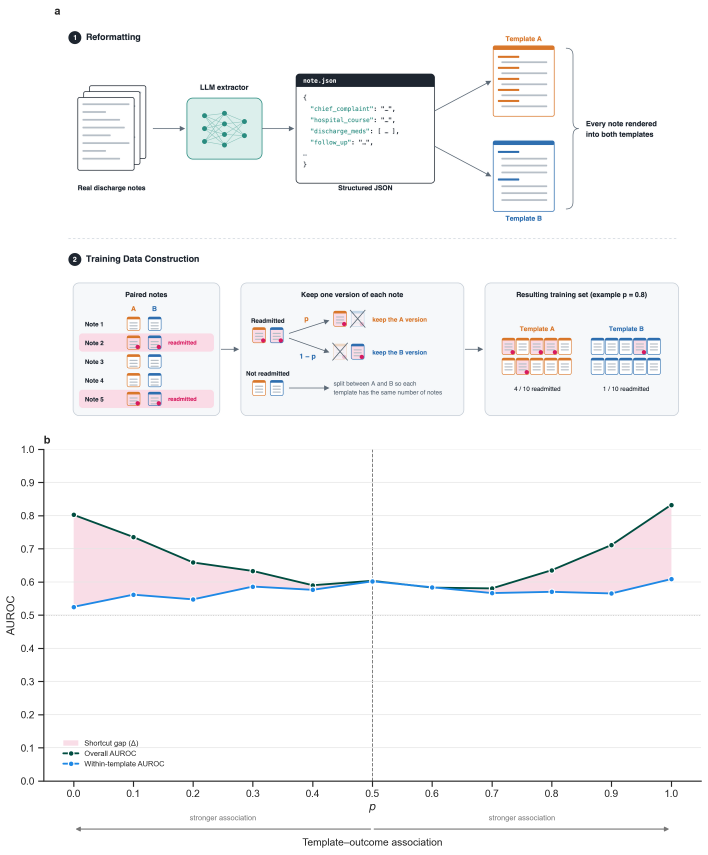
#> input picture figures/figure_2/figure2.png, 2123 x 2563 px, given in place of pipeline_v2.png, which was not available (shown at 1/3 size)
$ python figure2_synthetic.py
#> lines starting #> are read from the running program, lines starting #| are printed output that depends on the picture
### figures/fig_style.py
"""Shared styling for the shortcut-learning figures.

Importing this module sets the global look:
  * only the left + bottom spines are drawn (no boxed-in axes)

It also provides the shared pair axis: instead of labelling the template pairs
"Pair 1 ... Pair 5", we label them by the readmission-rate gap between the two
templates in the pair and draw a colour-ramped arrow reading
"Increasing readmission rate disparity".

NOTE: the pairs are ordered by that gap, so the arrow direction is meaningful.
"""
import re
from pathlib import Path

import numpy as np
import matplotlib as mpl
import matplotlib.pyplot as plt
from matplotlib.colors import LinearSegmentedColormap
from matplotlib.path import Path as _Path
from matplotlib.patches import PathPatch

# ---------------------------------------------------------------- palette ----
# The paper's 5 template pairs, ordered by readmission-rate disparity. No
# per-pair colour ramp any more: pair identity is carried by the tick label, and
# every pair-level mark (bars, held-out points) is one blue fill.
PAIRS      = [1, 2, 3, 4, 5]
PAIR_FILL  = "#1E88E5"                 # blue
PAIR_RAMP  = [PAIR_FILL] * len(PAIRS)
PAIR_COLOR = {p: PAIR_FILL for p in PAIRS}
ARROW_GREY = "#636363"                 # Greys, dark -- the disparity arrow
PAIR_IDS   = {1: "248528_229657", 2: "801125_229657", 3: "206596_801125",
              4: "206596_248528", 5: "206596_229657"}
INK = "#222222"

# Tick labels wear ink, not the series colour.
TICK_COLOR = {p: INK for p in PAIRS}

ARROW_CMAP = LinearSegmentedColormap.from_list("arrow", [ARROW_GREY, ARROW_GREY])

# ------------------------------------------------------- readmission rates ----
# 30-day readmission rate (%) per training template.
TEMPLATE_RATE = {"206596": 53.5, "801125": 14.5, "248528": 8.7, "229657": 3.6}
# One letter per training template, assigned in order of first appearance
# along the pair axis (pair 1 = A/B). Used for every template label in every
# figure, so a letter always means the same note type.
TEMPLATE_LETTER = {"248528": "A", "229657": "B", "801125": "C", "206596": "D"}
# Absolute gap (pp) between the two templates of each pair: 5.1/10.9/39.0/44.8/49.9
READMIT_GAP = {p: round(abs(TEMPLATE_RATE[a] - TEMPLATE_RATE[b]), 1)
               for p, (a, b) in ((p, PAIR_IDS[p].split("_")) for p in PAIRS)}

DISPARITY_LABEL = "Increasing readmission rate disparity"


def use_style():
    """Drop the top and right spines everywhere (call once per notebook)."""
    mpl.rcParams["axes.spines.top"] = False
    mpl.rcParams["axes.spines.right"] = False


use_style()


# [115 lines left out: functions gap_ticklabels, _arrow_patch, disparity_arrow, pair_axis, align_disparity, not called in this run]


# ------------------------------------------------------------ ROC series ----
# Overall / first template of the pair / second template. All candidates are
# colourblind-safe ColorBrewer schemes (no red-vs-green pairing).
ROC_PALETTES = {
    "dark2":  {"overall": "#1b9e77", "anchor": "#d95f02", "paired": "#7570b3"},  # Dark2
    "rdbu":   {"overall": "#252525", "anchor": "#0571b0", "paired": "#ca0020"},  # RdBu ends + black
    "puor":   {"overall": "#252525", "anchor": "#e66101", "paired": "#5e3c99"},  # PuOr ends + black
    "brbg":   {"overall": "#252525", "anchor": "#a6611a", "paired": "#018571"},  # BrBG ends + black
    "rdylbu": {"overall": "#252525", "anchor": "#fc8d59", "paired": "#91bfdb"},  # RdYlBu 3-class + black
    "cvd4":   {"overall": "#004D40", "anchor": "#1E88E5", "paired": "#D81B60"},  # green/blue/crimson (+ amber bars)
    "cvd4_y_for_blue":    {"overall": "#004D40", "anchor": "#FFC107", "paired": "#D81B60"},  # blue bars
    "cvd4_y_for_crimson": {"overall": "#004D40", "anchor": "#1E88E5", "paired": "#FFC107"},  # crimson bars
    "cvd4_y_for_green":   {"overall": "#FFC107", "anchor": "#1E88E5", "paired": "#D81B60"},  # green bars
}
ROC_PALETTE = "cvd4_y_for_blue"
ROC_SERIES_COLORS = ROC_PALETTES[ROC_PALETTE]

### figures/figure2_synthetic.py
#!/usr/bin/env python3
"""Figure 2: synthetic-data bias sweep: what the model learns as p moves away from 0.5.

p is the training template-outcome coupling. p = 0.5 is the unbiased case;
moving toward p = 0 or p = 1 makes the template an increasingly strong shortcut.

  a  overall readmission AUC vs p
  b  overall vs within-template AUC; the wedge between them IS the shortcut gap
  c  the shortcut gap on its own

Numbers are the paper's sweep, as written by finetuning/auc_decomposition.py
(results/auc_decomposition.csv) and copied into SWEEP below. To plot a new
sweep, pass its CSV:  python figure2_synthetic.py --csv path/to/auc_decomposition.csv

Two gap definitions are kept. `overall - AUC_within` is the better one:
the unweighted mean over-weights whichever template has few positives, which at
extreme p is the noisy one. `overall - mean(auc_A, auc_B)` is kept because the
manuscript text currently quotes it. They agree at p = 0, 0.5 and 1.

Run:  cd figures && python figure2_synthetic.py
Saves figures/figure_2/synthetic_bias_sweep_{ab,within}.png (+ .pdf) and the
final 2-panel figure figure_2/figure2.{png,pdf}: a = pipeline schematic,
b = overall vs within-template AUC.
"""
import argparse
from pathlib import Path

import numpy as np
import pandas as pd
import matplotlib.pyplot as plt
import seaborn as sns

import fig_style

sns.set_theme(style="ticks")
fig_style.use_style()

# ---- DATA ------------------------------------------------------------------
# The paper's sweep (Qwen-3 0.6B, 3,000 paired notes), from auc_decomposition.py.
# auc_a is nan at p = 0 and auc_b at p = 1: only one template has positives
# there, so both gap definitions collapse to overall - that template's AUC.
nan = float("nan")
SWEEP = pd.DataFrame([
    # p, overall, auc_a, auc_b, auc_within, auc_cross, overall-within, overall-mean(a,b)
    (0.0, 0.8023, nan, 0.5248, 0.5248, 0.9906, +0.2775, +0.2775),
    (0.1, 0.7354, 0.6425, 0.5496, 0.5615, 0.8709, +0.1739, +0.1394),
    (0.2, 0.6586, 0.6041, 0.5300, 0.5473, 0.7550, +0.1113, +0.0916),
    (0.3, 0.6330, 0.6143, 0.5715, 0.5860, 0.6773, +0.0470, +0.0401),
    (0.4, 0.5899, 0.6118, 0.5502, 0.5761, 0.6036, +0.0138, +0.0089),
    (0.5, 0.6033, 0.6300, 0.5734, 0.6017, 0.6049, +0.0016, +0.0016),
    (0.6, 0.5828, 0.5619, 0.6140, 0.5838, 0.5818, -0.0010, -0.0051),
    (0.7, 0.5804, 0.5540, 0.5905, 0.5663, 0.5937, +0.0141, +0.0082),
    (0.8, 0.6353, 0.5726, 0.5619, 0.5701, 0.6918, +0.0652, +0.0681),
    (0.9, 0.7113, 0.5697, 0.5346, 0.5652, 0.8250, +0.1460, +0.1591),
    (1.0, 0.8323, 0.6086, nan, 0.6086, 0.9842, +0.2238, +0.2238),
], columns=["p_val", "overall_auc", "auc_a", "auc_b", "auc_within", "auc_cross",
            "overall_minus_within", "overall_minus_mean_ab"])

_ap = argparse.ArgumentParser()
_ap.add_argument("--csv", default=None, help="auc_decomposition.csv from a new sweep")
CSV = _ap.parse_args().csv
if CSV:
    df = pd.read_csv(CSV)
    df["p_val"] = df["p"].str.lstrip("p").astype(int) / 100.0
else:
    df = SWEEP.copy()
df = df.sort_values("p_val").reset_index(drop=True)

p = df["p_val"].to_numpy()
overall = df["overall_auc"].to_numpy()
within = df["auc_within"].to_numpy()
cross = df["auc_cross"].to_numpy()
gap_within = df["overall_minus_within"].to_numpy()
gap_mean = df["overall_minus_mean_ab"].to_numpy()

# ---- palette ---------------------------------------------------------------
# Validated with the dataviz palette checker (light surface): passes the
# lightness band, chroma floor, CVD separation, normal-vision floor and contrast
# checks. Hues follow the paper's convention -- overall AUC green, gap red.
C_OVERALL, C_STRAT, C_GAP = "#004D40", "#1E88E5", "#D81B60"

GRID, INK, MUTED = "#e6e6e6", "#222222", "#777777"

MARK = dict(marker="o", markersize=6, markeredgecolor="white", markeredgewidth=1.2, lw=2)


def _p_axis(ax, ylo, yhi):
    """Shared x-axis furniture: the unbiased reference line at p = 0.5."""
    ax.axvline(0.5, color=MUTED, ls="--", lw=1, zorder=0)
    ax.set_xlim(-0.05, 1.05)
    ax.set_xticks(np.arange(0, 1.01, 0.1))
    ax.set_xlabel("$p$")
    ax.set_ylim(ylo, yhi)
    ax.grid(axis="y", color=GRID, lw=0.8, zorder=0)
    ax.set_axisbelow(True)


def _bias_arrows(ax, y, label_dy):
    """'increasing bias' runs outward in both directions from p = 0.5."""
#> called with y = 0.855, label_dy = 0.012
    for x_to in (0.02, 0.98):
        ax.annotate("", xy=(x_to, y), xytext=(0.5, y),
                    arrowprops=dict(arrowstyle="->", color=MUTED, lw=1))
    for x_mid in (0.26, 0.74):
        ax.text(x_mid, y + label_dy, "increasing bias", color=MUTED,
                fontsize=7.5, ha="center")


def _bias_arrows_below(ax, label_pt=44, arrow_pt=52, title_pt=62):
    """Below the x axis, top to bottom: the axis label p, outward 'stronger
    association' arrows from p = 0.5, then 'Template-outcome association'.
    p itself is not the association (that grows in BOTH directions from 0.5),
    so the two are labelled separately. Offsets are points below the axis."""
    from matplotlib.transforms import offset_copy
    base = ax.get_xaxis_transform()
    tr = lambda pt: offset_copy(base, fig=ax.figure, y=-pt, units="points")
    for x_to in (0.0, 1.0):
        ax.annotate("", xy=(x_to, 0), xytext=(0.5, 0), xycoords=tr(arrow_pt),
                    textcoords=tr(arrow_pt), annotation_clip=False,
                    arrowprops=dict(arrowstyle="-|>", color=MUTED, lw=1.2, mutation_scale=10))
    for x_mid in (0.25, 0.75):
        ax.text(x_mid, 0, "stronger association", color=MUTED, fontsize=8,
                ha="center", va="bottom", transform=tr(label_pt))
    ax.text(0.5, 0, "Template–outcome association", fontsize=11, color=INK,
            ha="center", va="top", transform=tr(title_pt))
    ax.xaxis.labelpad = 4


def panel_overall(ax):
    """a: the overall readmission AUC is U-shaped in p."""
    ax.plot(p, overall, color=C_OVERALL, **MARK)
    ax.axhline(0.5, color=MUTED, ls=":", lw=1, zorder=0)
    ax.text(-0.04, 0.503, "chance", color=MUTED, fontsize=7.5, ha="left", va="bottom")

    _p_axis(ax, 0.48, 0.90)
    ax.set_ylabel("Overall readmission AUC")
    _bias_arrows(ax, 0.855, 0.012)


def panel_within(ax):
    """b: overall vs within-template AUC. Within-template AUC is the model's
    genuine discriminative skill and is flat across the sweep; the shaded wedge
    above it -- the shortcut gap -- is what template identity buys."""
    ax.fill_between(p, within, overall, color=C_GAP, alpha=0.15, lw=0, zorder=0,
                    label="Shortcut gap (\u0394)")
    ax.plot(p, overall, color=C_OVERALL, label="Overall AUROC", **MARK)
    ax.plot(p, within, color=C_STRAT, label="Within-template AUROC", **MARK)
    ax.axhline(0.5, color=MUTED, ls=":", lw=1, zorder=0)

    _p_axis(ax, 0.0, 1.0)
    ax.set_yticks(np.arange(0, 1.01, 0.1))
    ax.set_ylabel("AUROC")
    _bias_arrows_below(ax)
    ax.legend(loc="lower left", bbox_to_anchor=(0.02, 0.02), fontsize=8, frameon=False)


def panel_gap(ax, within_ref=True):
    """c: the shortcut gap on its own. within_ref picks the reference the gap is
    measured against -- keep it matched to whatever panel b draws."""
    y = gap_within if within_ref else gap_mean
    label = ("AUC gap  (overall $-$ within)" if within_ref
             else "AUC gap  (overall $-$ mean(A, B))")
    ax.plot(p, y, color=C_GAP, **MARK)
    ax.axhline(0, color=INK, lw=0.8, zorder=1)

    _p_axis(ax, -0.03, 0.32)
    ax.set_ylabel(label)
    _bias_arrows(ax, 0.295, 0.009)


# ---- schematic (panel a of the final figure) ---------------------------------
from matplotlib.patches import FancyBboxPatch

C_TA, C_TB = "#e08214", "#35978f"   # Template A / B (off the green/blue/red data hues)
LINE = "#bdbdbd"


# [85 lines left out: functions _card, _free_note, _arrow, panel_schematic, not called in this run]


PIPELINE_SVG = Path(__file__).resolve().parent / "figure_2" / "pipeline_v2.svg"   # figure2_pipeline_schematic.py
PIPELINE_PNG = PIPELINE_SVG.with_suffix(".png")    # 4x raster of the SVG, cached


def panel_pipeline(ax):
    """a: the reformatting pipeline, from figure_2/pipeline_v2.svg (written by
    figure2_pipeline_schematic.py). Re-rasterised at 4x when cairosvg and the
    cairo library are available; otherwise the committed pipeline_v2.png is used."""
    try:
        import cairosvg
        # cairo's Helvetica has no "→": set any line containing it in Arial
        import re
        svg = re.sub(r'(<text[^>]*font-family=")[^"]*("[^>]*>[^<]*→)', r"\1Arial\2",
                     PIPELINE_SVG.read_text())
        cairosvg.svg2png(bytestring=svg.encode(), write_to=str(PIPELINE_PNG), scale=4)
    except (ImportError, OSError):
        pass
    ax.imshow(plt.imread(PIPELINE_PNG), interpolation="lanczos")
    ax.axis("off")


def main():
    out = Path(__file__).resolve().parent / "figure_2"
    out.mkdir(exist_ok=True)

    # compact version: the illusion, then the metric
    fig, (ax_a, ax_b) = plt.subplots(1, 2, figsize=(9.5, 4.0),
                                     constrained_layout=True)
    panel_overall(ax_a)
    panel_gap(ax_b, within_ref=False)
    for a, letter in zip((ax_a, ax_b), "ab"):
        a.set_title(letter, loc="left", fontweight="bold")
    for ext in ("png", "pdf"):
        fig.savefig(out / f"synthetic_bias_sweep_ab.{ext}", dpi=200, bbox_inches="tight")
#> this loop made 2 passes
#> pass 1, in main, `fig.savefig(out / f"synthetic_bias_sweep_ab.{ext}", dpi=200, bbox_inch..`:
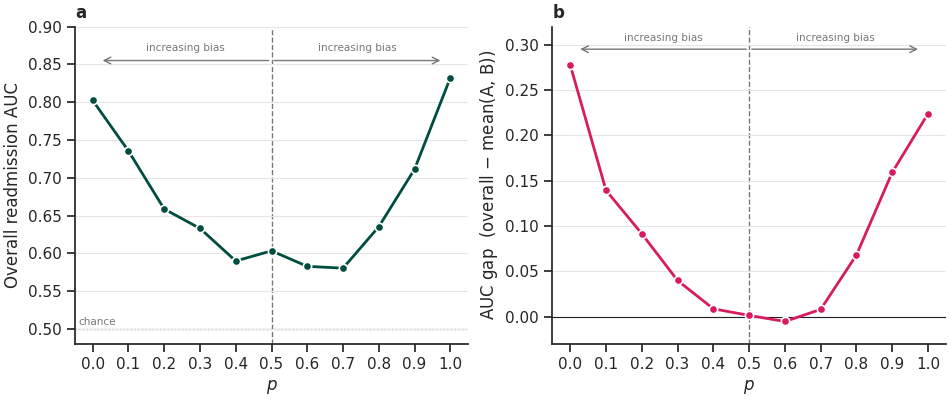
#> figure drawn by matplotlib, 2 panels; panel 1: curve peaks at x = 1, y = 0.832; panel 2: curve peaks at x = 0, y = 0.278

    # full version: illusion (a), mechanism (b), metric (c). b and c share the
    # within-template reference, so the wedge in b is exactly the curve in c.
    fig2, axes = plt.subplots(1, 3, figsize=(14, 4.0), constrained_layout=True)
    panel_overall(axes[0])
    panel_within(axes[1])
    panel_gap(axes[2], within_ref=True)
    for a, letter in zip(axes, "abc"):
        a.set_title(letter, loc="left", fontweight="bold")
    for ext in ("png", "pdf"):
        fig2.savefig(out / f"synthetic_bias_sweep_within.{ext}", dpi=200, bbox_inches="tight")
#> this loop made 2 passes
#> pass 1, in main, `fig2.savefig(out / f"synthetic_bias_sweep_within.{ext}", dpi=200, bbox..`:
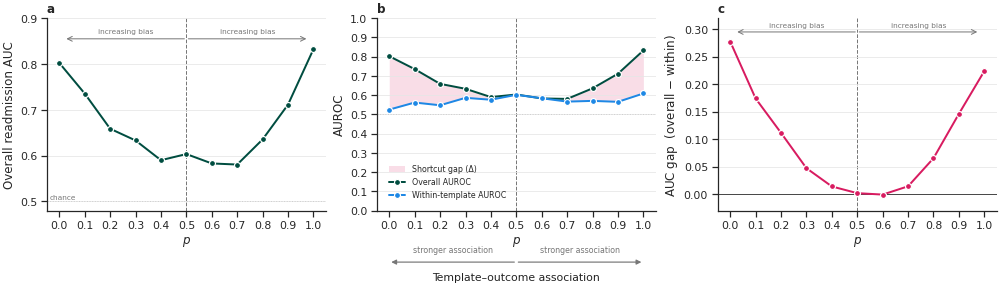
#> figure drawn by matplotlib, 3 panels; panel 1: curve peaks at x = 1, y = 0.832; panel 2: curve peaks at x = 1, y = 0.832; panel 2: curve peaks at x = 1, y = 0.609; panel 3: curve peaks at x = 0, y = 0.278

    # FINAL figure: reformatting schematic (a) + overall vs within-template AUC (b)
    # a = two-row schematic across the top; b = AUC plot centred underneath
    # row heights sized so the schematic (1084 x 734) fills the full width
    fig3 = plt.figure(figsize=(10.5, 12.7), constrained_layout=True)
    gs = fig3.add_gridspec(2, 1, height_ratios=[6.75, 5.5])
    ax_a, ax_b = fig3.add_subplot(gs[0]), fig3.add_subplot(gs[1])
    panel_pipeline(ax_a)
    panel_within(ax_b)
    for a, letter in zip((ax_a, ax_b), "ab"):
        a.set_title(letter, loc="left", fontweight="bold")
    for ext in ("png", "pdf"):
        fig3.savefig(out / f"figure2.{ext}", dpi=200, bbox_inches="tight")
#> this loop made 2 passes
#> pass 1, in main, `fig3.savefig(out / f"figure2.{ext}", dpi=200, bbox_inches="tight")`:
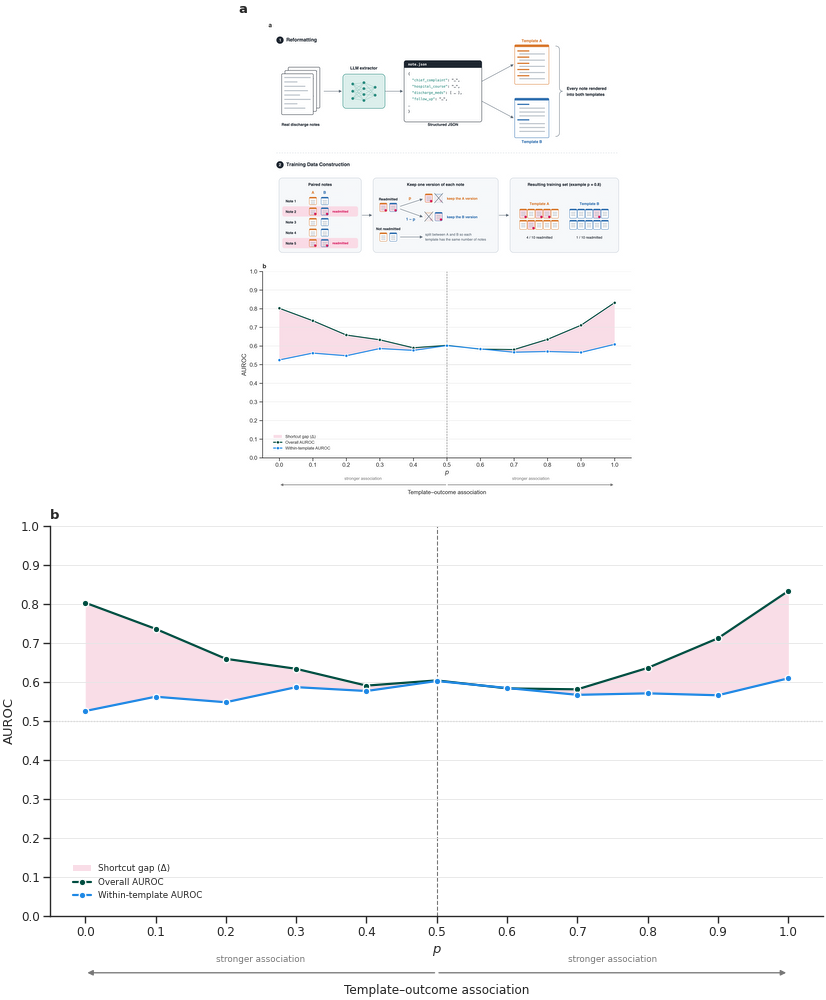
#> figure drawn by matplotlib, 2 panels; panel 2: curve peaks at x = 1, y = 0.832; panel 2: curve peaks at x = 1, y = 0.609
    print(f"saved {out/'figure2.png'}")

    print(f"read {CSV or 'SWEEP table'}  ({len(df)} levels, p={p.min():.1f}-{p.max():.1f})")
    print(f"saved {out/'synthetic_bias_sweep_ab.png'}")
    print(f"saved {out/'synthetic_bias_sweep_within.png'}")
    mid = (p >= 0.4) & (p <= 0.7)
    print(f"  within AUC  : {np.nanmin(within):.4f}-{np.nanmax(within):.4f} "
          f"(excl. endpoints {np.nanmin(within[1:-1]):.4f}-{np.nanmax(within[1:-1]):.4f})")
    print(f"  overall AUC : {np.nanmin(overall):.4f}-{np.nanmax(overall):.4f}")
    print(f"  noise floor : |gap_within| <= {np.nanmax(np.abs(gap_within[mid])):.4f}, "
          f"|gap_mean| <= {np.nanmax(np.abs(gap_mean[mid])):.4f}  (p=0.4-0.7)")


if __name__ == "__main__":
    main()
